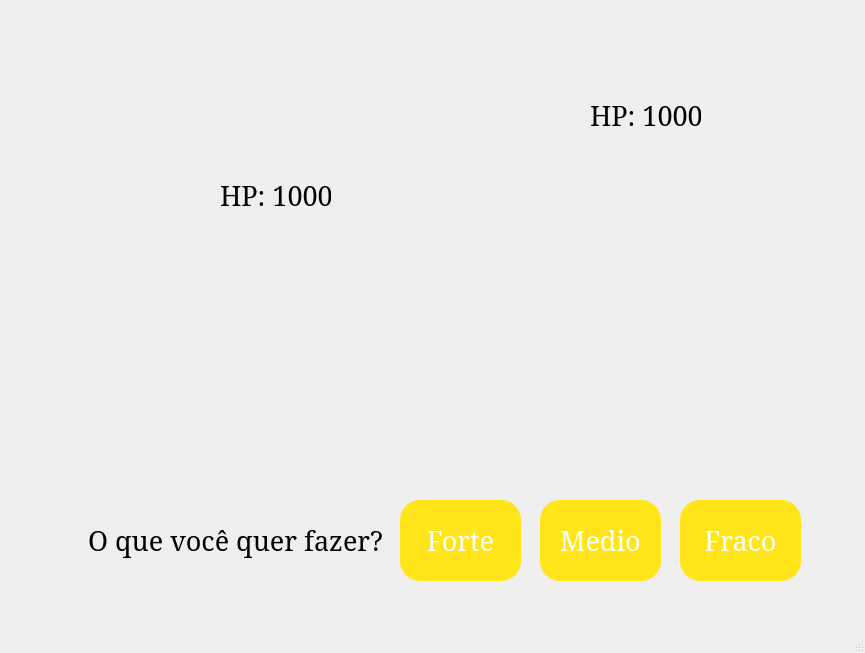
<?xml version="1.0" encoding="UTF-8"?>
<ui version="4.0">
 <class>MainWindow</class>
 <widget class="QMainWindow" name="MainWindow">
  <property name="geometry">
   <rect>
    <x>0</x>
    <y>0</y>
    <width>865</width>
    <height>653</height>
   </rect>
  </property>
  <property name="windowTitle">
   <string>MainWindow</string>
  </property>
  <widget class="QWidget" name="centralwidget">
   <widget class="QStackedWidget" name="stackedWidget">
    <property name="geometry">
     <rect>
      <x>10</x>
      <y>0</y>
      <width>851</width>
      <height>621</height>
     </rect>
    </property>
    <property name="currentIndex">
     <number>2</number>
    </property>
    <widget class="QWidget" name="menu">
     <widget class="QPushButton" name="pushButtonJogar">
      <property name="geometry">
       <rect>
        <x>250</x>
        <y>400</y>
        <width>351</width>
        <height>61</height>
       </rect>
      </property>
      <property name="font">
       <font>
        <family>MS Serif</family>
        <pointsize>20</pointsize>
       </font>
      </property>
      <property name="text">
       <string>Jogar</string>
      </property>
     </widget>
     <widget class="QPushButton" name="pushButtonSair">
      <property name="geometry">
       <rect>
        <x>250</x>
        <y>480</y>
        <width>351</width>
        <height>61</height>
       </rect>
      </property>
      <property name="font">
       <font>
        <family>MS Serif</family>
        <pointsize>20</pointsize>
       </font>
      </property>
      <property name="text">
       <string>Sair</string>
      </property>
     </widget>
     <widget class="QLabel" name="label_5">
      <property name="geometry">
       <rect>
        <x>-10</x>
        <y>0</y>
        <width>861</width>
        <height>621</height>
       </rect>
      </property>
      <property name="text">
       <string/>
      </property>
      <property name="pixmap">
       <pixmap>imgs/BackgroundInicio.jpg</pixmap>
      </property>
      <property name="scaledContents">
       <bool>true</bool>
      </property>
     </widget>
     <zorder>label_5</zorder>
     <zorder>pushButtonJogar</zorder>
     <zorder>pushButtonSair</zorder>
    </widget>
    <widget class="QWidget" name="personagem">
     <widget class="QLabel" name="label">
      <property name="geometry">
       <rect>
        <x>270</x>
        <y>10</y>
        <width>311</width>
        <height>81</height>
       </rect>
      </property>
      <property name="font">
       <font>
        <family>MS Serif</family>
        <pointsize>20</pointsize>
       </font>
      </property>
      <property name="text">
       <string>Escolha seu personagem</string>
      </property>
     </widget>
     <widget class="QLabel" name="label_2">
      <property name="geometry">
       <rect>
        <x>100</x>
        <y>100</y>
        <width>191</width>
        <height>181</height>
       </rect>
      </property>
      <property name="font">
       <font>
        <family>MS Serif</family>
        <pointsize>32</pointsize>
       </font>
      </property>
      <property name="text">
       <string/>
      </property>
      <property name="pixmap">
       <pixmap>../../../../Downloads/charizard.jpg</pixmap>
      </property>
      <property name="scaledContents">
       <bool>true</bool>
      </property>
     </widget>
     <widget class="QPushButton" name="pushButtonEscolherCharizard">
      <property name="geometry">
       <rect>
        <x>100</x>
        <y>430</y>
        <width>181</width>
        <height>41</height>
       </rect>
      </property>
      <property name="font">
       <font>
        <family>MS Serif</family>
        <pointsize>20</pointsize>
       </font>
      </property>
      <property name="text">
       <string>Escolher</string>
      </property>
     </widget>
     <widget class="QLabel" name="label_8">
      <property name="geometry">
       <rect>
        <x>350</x>
        <y>100</y>
        <width>181</width>
        <height>181</height>
       </rect>
      </property>
      <property name="text">
       <string/>
      </property>
      <property name="pixmap">
       <pixmap>../../../../Downloads/snorlax.jpg</pixmap>
      </property>
      <property name="scaledContents">
       <bool>true</bool>
      </property>
     </widget>
     <widget class="QLabel" name="label_9">
      <property name="geometry">
       <rect>
        <x>580</x>
        <y>100</y>
        <width>191</width>
        <height>181</height>
       </rect>
      </property>
      <property name="text">
       <string/>
      </property>
      <property name="pixmap">
       <pixmap>../../../../Downloads/psyduck.jpg</pixmap>
      </property>
      <property name="scaledContents">
       <bool>true</bool>
      </property>
     </widget>
     <widget class="QLabel" name="label_10">
      <property name="geometry">
       <rect>
        <x>100</x>
        <y>290</y>
        <width>191</width>
        <height>111</height>
       </rect>
      </property>
      <property name="font">
       <font>
        <family>Terminal</family>
        <pointsize>14</pointsize>
       </font>
      </property>
      <property name="text">
       <string>HP: 360
 
Poderzinhos:
-- Fire Spin 30Fr
-- Scratch 40M
-- Dragon Breath 60Ft</string>
      </property>
     </widget>
     <widget class="QLabel" name="label_11">
      <property name="geometry">
       <rect>
        <x>350</x>
        <y>290</y>
        <width>191</width>
        <height>111</height>
       </rect>
      </property>
      <property name="font">
       <font>
        <family>Terminal</family>
        <pointsize>14</pointsize>
       </font>
      </property>
      <property name="text">
       <string>HP: 524
 
Poderzinhos:
-- Lick 30Fr
-- Tackle 40M
-- Bite 60Ft</string>
      </property>
     </widget>
     <widget class="QLabel" name="label_12">
      <property name="geometry">
       <rect>
        <x>580</x>
        <y>290</y>
        <width>191</width>
        <height>111</height>
       </rect>
      </property>
      <property name="font">
       <font>
        <family>Terminal</family>
        <pointsize>14</pointsize>
       </font>
      </property>
      <property name="text">
       <string>HP: 360
 
Poderzinhos:
-- Fire Spin 30
-- Scratch 40
-- Dragon Breath 60</string>
      </property>
     </widget>
     <widget class="QPushButton" name="pushButtonEscolherSnorlax">
      <property name="geometry">
       <rect>
        <x>350</x>
        <y>430</y>
        <width>181</width>
        <height>41</height>
       </rect>
      </property>
      <property name="font">
       <font>
        <family>MS Serif</family>
        <pointsize>20</pointsize>
       </font>
      </property>
      <property name="text">
       <string>Escolher</string>
      </property>
     </widget>
     <widget class="QPushButton" name="pushButtonEscolherPsyduck">
      <property name="geometry">
       <rect>
        <x>580</x>
        <y>430</y>
        <width>181</width>
        <height>41</height>
       </rect>
      </property>
      <property name="font">
       <font>
        <family>MS Serif</family>
        <pointsize>20</pointsize>
       </font>
      </property>
      <property name="text">
       <string>Escolher</string>
      </property>
     </widget>
     <widget class="QPushButton" name="pushButtonLutar">
      <property name="geometry">
       <rect>
        <x>320</x>
        <y>500</y>
        <width>241</width>
        <height>71</height>
       </rect>
      </property>
      <property name="font">
       <font>
        <family>MS Serif</family>
        <pointsize>20</pointsize>
       </font>
      </property>
      <property name="text">
       <string>Lutar</string>
      </property>
     </widget>
     <widget class="QLabel" name="label_13">
      <property name="geometry">
       <rect>
        <x>0</x>
        <y>-8</y>
        <width>851</width>
        <height>621</height>
       </rect>
      </property>
      <property name="text">
       <string/>
      </property>
      <property name="pixmap">
       <pixmap>../../../../Downloads/white.jpg</pixmap>
      </property>
      <property name="scaledContents">
       <bool>true</bool>
      </property>
     </widget>
     <zorder>label_13</zorder>
     <zorder>label</zorder>
     <zorder>label_2</zorder>
     <zorder>pushButtonEscolherCharizard</zorder>
     <zorder>label_8</zorder>
     <zorder>label_9</zorder>
     <zorder>label_10</zorder>
     <zorder>label_11</zorder>
     <zorder>label_12</zorder>
     <zorder>pushButtonEscolherSnorlax</zorder>
     <zorder>pushButtonEscolherPsyduck</zorder>
     <zorder>pushButtonLutar</zorder>
    </widget>
    <widget class="QWidget" name="luta">
     <widget class="QLabel" name="label_3">
      <property name="geometry">
       <rect>
        <x>0</x>
        <y>490</y>
        <width>451</width>
        <height>101</height>
       </rect>
      </property>
      <property name="font">
       <font>
        <family>MS Serif</family>
        <pointsize>20</pointsize>
       </font>
      </property>
      <property name="text">
       <string>O que você quer fazer?</string>
      </property>
      <property name="alignment">
       <set>Qt::AlignCenter</set>
      </property>
     </widget>
     <widget class="QPushButton" name="pushButtonGolpeForte">
      <property name="geometry">
       <rect>
        <x>390</x>
        <y>500</y>
        <width>121</width>
        <height>81</height>
       </rect>
      </property>
      <property name="font">
       <font>
        <family>MS Serif</family>
        <pointsize>20</pointsize>
       </font>
      </property>
      <property name="styleSheet">
       <string notr="true">background-color: rgb(255, 229, 26);
border-color: rgb(163, 159, 32);
border-radius: 20px;
color: rgb(255, 255, 255);</string>
      </property>
      <property name="text">
       <string>Forte</string>
      </property>
     </widget>
     <widget class="QPushButton" name="pushButtonGolpeMedio">
      <property name="geometry">
       <rect>
        <x>530</x>
        <y>500</y>
        <width>121</width>
        <height>81</height>
       </rect>
      </property>
      <property name="font">
       <font>
        <family>MS Serif</family>
        <pointsize>20</pointsize>
       </font>
      </property>
      <property name="styleSheet">
       <string notr="true">background-color: rgb(255, 229, 26);
border-color: rgb(163, 159, 32);
border-radius: 20px;
color: rgb(255, 255, 255);</string>
      </property>
      <property name="text">
       <string>Medio</string>
      </property>
     </widget>
     <widget class="QPushButton" name="pushButtonGolpeFraco">
      <property name="geometry">
       <rect>
        <x>670</x>
        <y>500</y>
        <width>121</width>
        <height>81</height>
       </rect>
      </property>
      <property name="font">
       <font>
        <family>MS Serif</family>
        <pointsize>20</pointsize>
       </font>
      </property>
      <property name="styleSheet">
       <string notr="true">background-color: rgb(255, 229, 26);
border-color: rgb(163, 159, 32);
border-radius: 20px;
color: rgb(255, 255, 255);</string>
      </property>
      <property name="text">
       <string>Fraco</string>
      </property>
     </widget>
     <widget class="QLabel" name="label_4">
      <property name="geometry">
       <rect>
        <x>530</x>
        <y>150</y>
        <width>231</width>
        <height>221</height>
       </rect>
      </property>
      <property name="text">
       <string/>
      </property>
      <property name="pixmap">
       <pixmap>imgs/buzzwole.webp</pixmap>
      </property>
      <property name="scaledContents">
       <bool>true</bool>
      </property>
     </widget>
     <widget class="QLabel" name="labelHPAdversario">
      <property name="geometry">
       <rect>
        <x>580</x>
        <y>100</y>
        <width>111</width>
        <height>31</height>
       </rect>
      </property>
      <property name="font">
       <font>
        <family>MS Serif</family>
        <pointsize>20</pointsize>
       </font>
      </property>
      <property name="text">
       <string>HP: 1000</string>
      </property>
     </widget>
     <widget class="QLabel" name="label_17">
      <property name="geometry">
       <rect>
        <x>20</x>
        <y>180</y>
        <width>351</width>
        <height>331</height>
       </rect>
      </property>
      <property name="text">
       <string/>
      </property>
      <property name="pixmap">
       <pixmap>imgs/charizardBack.webp</pixmap>
      </property>
      <property name="scaledContents">
       <bool>true</bool>
      </property>
     </widget>
     <widget class="QLabel" name="labelHPJogador">
      <property name="geometry">
       <rect>
        <x>210</x>
        <y>180</y>
        <width>111</width>
        <height>31</height>
       </rect>
      </property>
      <property name="font">
       <font>
        <family>MS Serif</family>
        <pointsize>20</pointsize>
       </font>
      </property>
      <property name="text">
       <string>HP: 1000</string>
      </property>
     </widget>
     <widget class="QLabel" name="label_16">
      <property name="geometry">
       <rect>
        <x>0</x>
        <y>0</y>
        <width>851</width>
        <height>471</height>
       </rect>
      </property>
      <property name="text">
       <string/>
      </property>
      <property name="pixmap">
       <pixmap>imgs/BackgroundLutaTop.jpg</pixmap>
      </property>
      <property name="scaledContents">
       <bool>true</bool>
      </property>
     </widget>
     <widget class="QLabel" name="label_14">
      <property name="geometry">
       <rect>
        <x>0</x>
        <y>470</y>
        <width>851</width>
        <height>141</height>
       </rect>
      </property>
      <property name="text">
       <string/>
      </property>
      <property name="pixmap">
       <pixmap>imgs/BackgroundLutaBottom.jpg</pixmap>
      </property>
      <property name="scaledContents">
       <bool>true</bool>
      </property>
     </widget>
     <zorder>label_16</zorder>
     <zorder>label_17</zorder>
     <zorder>label_4</zorder>
     <zorder>labelHPAdversario</zorder>
     <zorder>labelHPJogador</zorder>
     <zorder>label_14</zorder>
     <zorder>pushButtonGolpeForte</zorder>
     <zorder>pushButtonGolpeMedio</zorder>
     <zorder>pushButtonGolpeFraco</zorder>
     <zorder>label_3</zorder>
    </widget>
    <widget class="QWidget" name="fim">
     <widget class="QLabel" name="label_6">
      <property name="geometry">
       <rect>
        <x>0</x>
        <y>0</y>
        <width>851</width>
        <height>611</height>
       </rect>
      </property>
      <property name="text">
       <string/>
      </property>
      <property name="pixmap">
       <pixmap>imgs/BackgroundFim.jpg</pixmap>
      </property>
      <property name="scaledContents">
       <bool>true</bool>
      </property>
     </widget>
     <widget class="QLabel" name="labelResultado">
      <property name="geometry">
       <rect>
        <x>340</x>
        <y>180</y>
        <width>161</width>
        <height>51</height>
       </rect>
      </property>
      <property name="font">
       <font>
        <family>MS Serif</family>
        <pointsize>20</pointsize>
       </font>
      </property>
      <property name="styleSheet">
       <string notr="true">color: rgb(255, 255, 255);</string>
      </property>
      <property name="text">
       <string>Game Over</string>
      </property>
      <property name="alignment">
       <set>Qt::AlignCenter</set>
      </property>
     </widget>
     <widget class="QPushButton" name="pushButtonSim">
      <property name="geometry">
       <rect>
        <x>310</x>
        <y>300</y>
        <width>101</width>
        <height>41</height>
       </rect>
      </property>
      <property name="font">
       <font>
        <family>MS Serif</family>
        <pointsize>20</pointsize>
       </font>
      </property>
      <property name="text">
       <string>SIM</string>
      </property>
     </widget>
     <widget class="QPushButton" name="pushButtonNao">
      <property name="geometry">
       <rect>
        <x>440</x>
        <y>300</y>
        <width>101</width>
        <height>41</height>
       </rect>
      </property>
      <property name="font">
       <font>
        <family>MS Serif</family>
        <pointsize>20</pointsize>
       </font>
      </property>
      <property name="text">
       <string>NÃO</string>
      </property>
     </widget>
     <widget class="QLabel" name="label_15">
      <property name="geometry">
       <rect>
        <x>330</x>
        <y>240</y>
        <width>191</width>
        <height>51</height>
       </rect>
      </property>
      <property name="font">
       <font>
        <family>MS Serif</family>
        <pointsize>20</pointsize>
       </font>
      </property>
      <property name="text">
       <string>Jogar de novo?</string>
      </property>
     </widget>
    </widget>
   </widget>
  </widget>
  <widget class="QMenuBar" name="menubar">
   <property name="geometry">
    <rect>
     <x>0</x>
     <y>0</y>
     <width>865</width>
     <height>21</height>
    </rect>
   </property>
  </widget>
  <widget class="QStatusBar" name="statusbar"/>
 </widget>
 <resources/>
 <connections/>
</ui>
